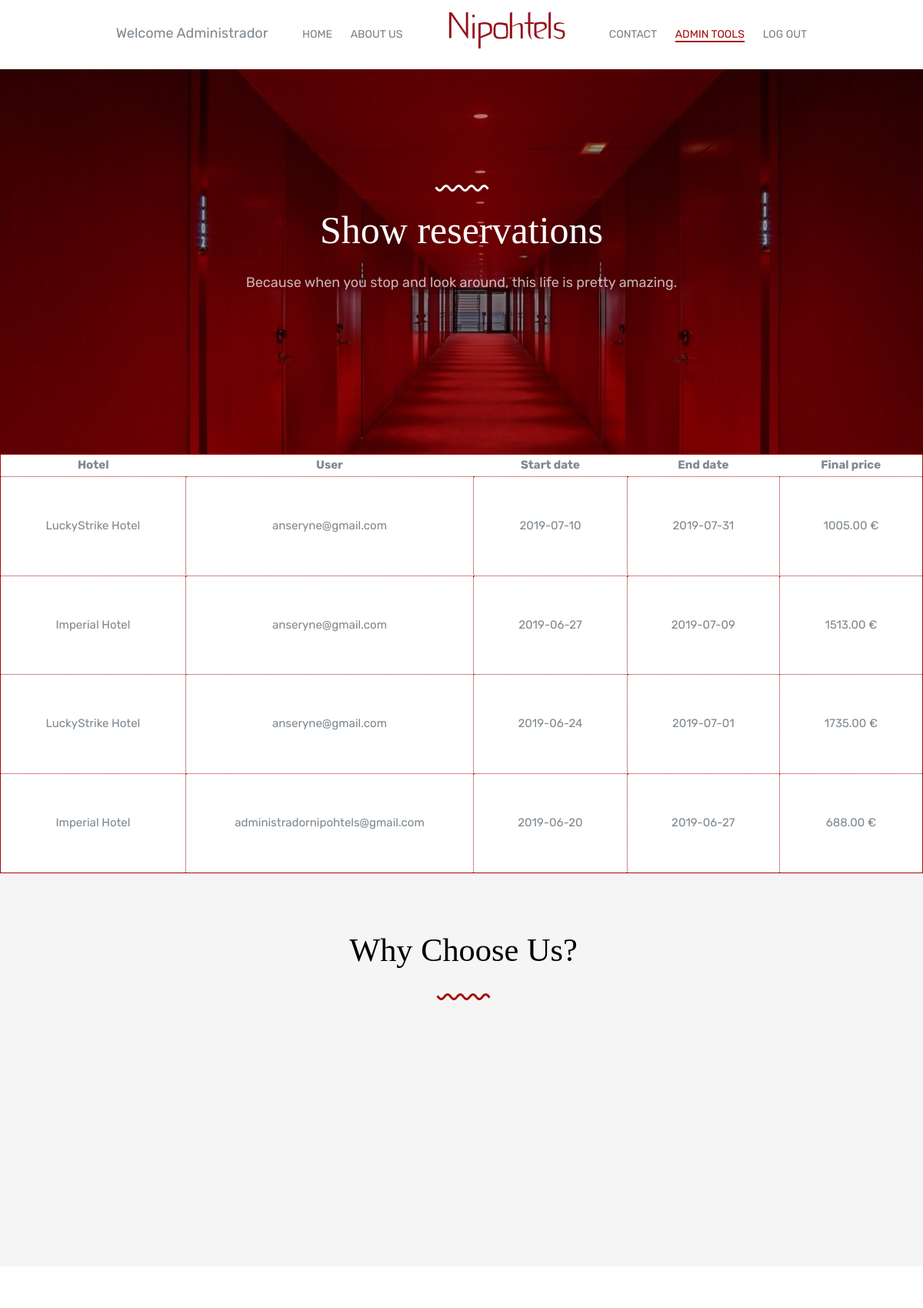
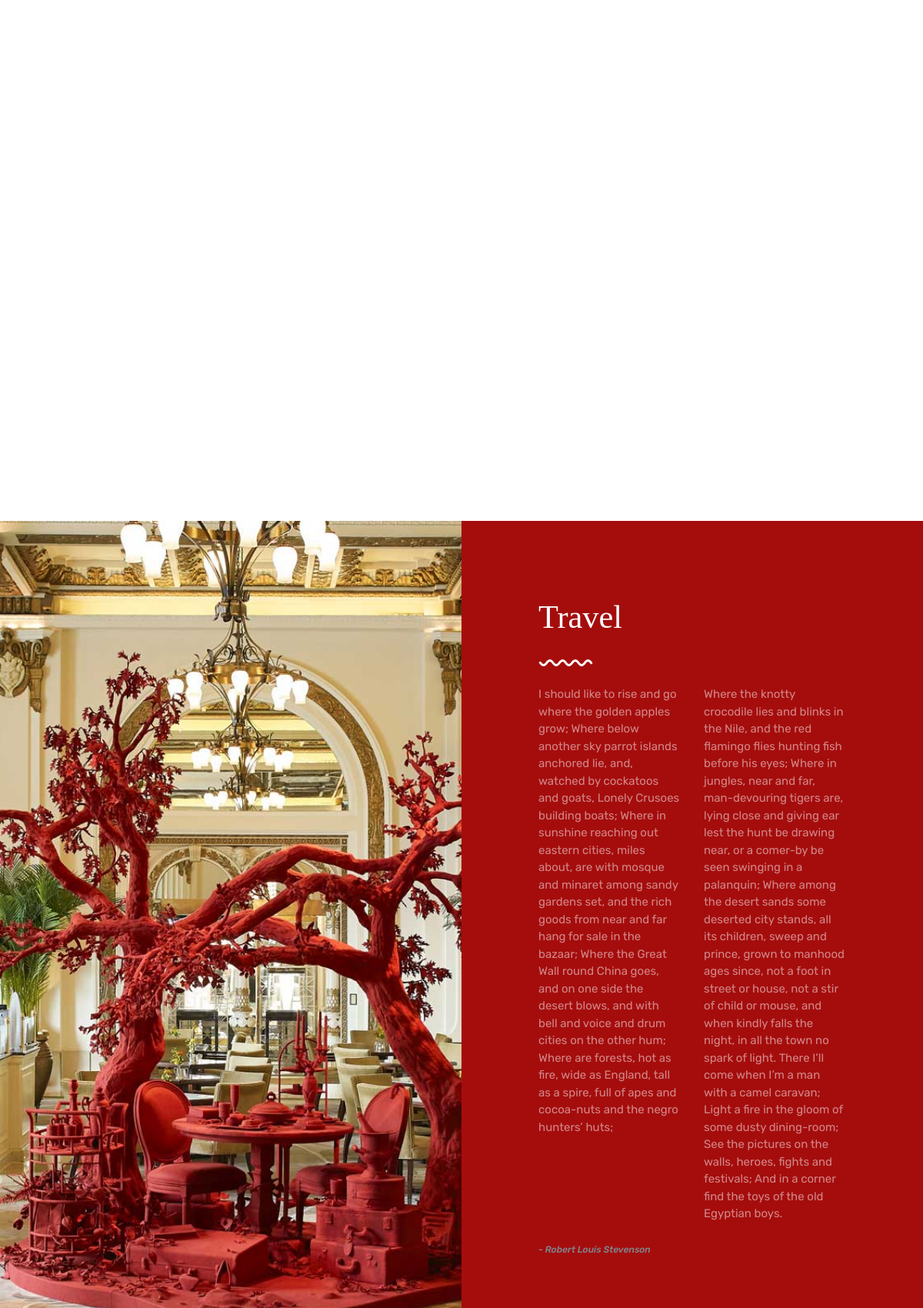
Screenshot of /admintools/showreservations.php (signed in, upper part) with the database file from the repository (2 pictures, top to bottom).
### tables this page shows
CREATE TABLE `reservas` (
  `id_reserva` int(10) NOT NULL,
  `fecha_reserva_inicio` date NOT NULL,
  `valoraciones_id_valoracion` int(10) DEFAULT NULL,
  `fecha_reserva_fin` date NOT NULL,
  `usuarios_correo_usuario` varchar(100) DEFAULT NULL,
  `precio_final_reserva` float(8,2) DEFAULT NULL
);

CREATE TABLE `hoteles` (
  `id_hotel` int(10) NOT NULL,
  `nombre` varchar(50) NOT NULL,
  `ubicacion` varchar(50) NOT NULL,
  `ciudad` varchar(50) NOT NULL,
  `estrellas` char(1) NOT NULL,
  `path_img` varchar(50) NOT NULL,
  `precio_multi` float(3,1) DEFAULT NULL
);

### admintools/showreservations.php (the view, shortened to what this page needs)
<?php
    $db = mysqli_connect("localhost", "root", "", "hoteles") or die("Error connecting to database: ".mysqli_error());
    $fecha = date("Y-m-d");
    $query = "SELECT * FROM reservas INNER JOIN habitaciones_reservas ON habitaciones_reservas.reservas_id_reserva = id_reserva
        INNER JOIN habitaciones ON habitaciones_reservas.habitaciones_id_habitacion = habitaciones.id_habitacion
        INNER JOIN hoteles ON hoteles.id_hotel = habitaciones.hoteles_id_hotel WHERE fecha_reserva_inicio >= '$fecha' GROUP BY id_reserva";
    $raw_results = mysqli_query($db, $query);
?>
<!DOCTYPE html>
<html lang="en">
  <head>
    <link rel="stylesheet" href="../css/styles-merged.css">
    <link rel="stylesheet" href="../css/style.min.css">
    <link rel="stylesheet" href="../css/custom.css">
  </head>
  <body>
  <header role="banner" class="probootstrap-header">
        <div class="row">
        <nav role="navigation" class="probootstrap-nav hidden-xs">
          <?php if(isset($_SESSION['login_user']) && $_SESSION['tipo_usuario'] == '1'){ ?>
          <ul class="probootstrap-main-nav">
            <li>Welcome <?php echo $_SESSION['name']?><li>
            <li><a href="../index.php">Home</a></li>
            <li><a href="../about.php">About us</a></li>
            <li class="hidden-xs probootstrap-logo-center"><a href="../index.php"><img src="../img/logo_md.png" class="hires" width="181" height="50" alt="Nipohtels logo"></a></li>
            <li><a href="../../contact.php">Contact</a></li>
            <li class="active"><a href='../adminpage.php'>Admin Tools</a></li>
            <li><a href='../logout.php'>Log out</a></li>
          </ul>
          <?php } ?>
        </nav>
        </div>
  </header>
  <section class="probootstrap-slider flexslider probootstrap-inner">
    <ul class="slides">
       <li style="background-image: url(../img/slider_9.jpg);" class="overlay">
          <div class="container">
            <div class="row">
              <div class="col-md-10 col-md-offset-1">
                <div class="probootstrap-slider-text text-center">
                  <p><img src="../img/curve_white.svg" class="seperator probootstrap-animate" alt="Free HTML5 Bootstrap Template"></p>
                  <h1 class="probootstrap-heading probootstrap-animate">Show reservations</h1>
                  <div class="probootstrap-animate probootstrap-sub-wrap">Because when you stop and look around, this life is pretty amazing.</div>
                </div>
              </div>
            </div>
          </div>
        </li>
    </ul>
  </section>
  <section class="table-responsive">
  <table class="user-table-reservations">
   <?php
   if(mysqli_num_rows($raw_results) > 0){
    echo "<tr><th>Hotel</th><th>User</th><th>Start date</th><th>End date</th><th>Final price</th></tr>";
    while($results = mysqli_fetch_array($raw_results)){
                echo "<tr>";
                echo "<td> ".$results['nombre']."</td>";
                echo "<td> ".$results['usuarios_correo_usuario']."</td>";
                echo "<td> ".$results['fecha_reserva_inicio']."</td>";
                echo "<td> ".$results['fecha_reserva_fin']."</td>";
                echo "<td> ".$results['precio_final_reserva']." €</td>";
                echo "</tr>";
            }
        }
        else {
          echo "No results";
        } ?>
  </table>
  </section>
<section class="probootstrap-section probootstrap-section-dark">
    <div class="container">
      <div class="row">
        <div class="col-md-12 text-center">
          <h2 class="mt0">Why Choose Us?</h2>
          <p class="mb50"><img src="../img/curve.svg" class="svg" alt="Free HTML5 Bootstrap Template"></p>
        </div>
        <div class="col-md-4">
        </div>
        <div class="col-md-4">
        </div>
        <div class="col-md-4">
        </div>
      </div>
    </div>
  </section>
  <section class="probootstrap-section">
    <div class="container">
      <div class="row">
      </div>
      <div class="row">
        <div class="clearfix visible-lg-block visible-md-block"></div>
        <div class="clearfix visible-lg-block visible-md-block visible-sm-block"></div>
      </div>
    </div>
  </section>
<section class="probootstrap-half">
    <div class="image" style="background-image: url(../img/slider_2.jpg);"></div>
    <div class="text">
      <div class="probootstrap-animate fadeInUp probootstrap-animated">
        <h2 class="mt0">Travel</h2>
        <p><img src="../img/curve_white.svg" class="seperator" alt="Free HTML5 Bootstrap Template"></p>
        <div class="row">
          <div class="col-md-6">
            <p>I should like to rise and go where the golden apples grow;
            Where below another sky parrot islands anchored lie, and, watched by cockatoos and goats, Lonely Crusoes building boats;
            Where in sunshine reaching out eastern cities, miles about, are with mosque and minaret among sandy gardens set, and the rich goods from near and far hang for sale in the bazaar;
            Where the Great Wall round China goes, and on one side the desert blows, and with bell and voice and drum cities on the other hum;
            Where are forests, hot as fire, wide as England, tall as a spire, full of apes and cocoa-nuts and the negro hunters’ huts;
            </p>
          </div>
          <div class="col-md-6">
            <p>Where the knotty crocodile lies and blinks in the Nile, and the red flamingo flies hunting fish before his eyes;
              Where in jungles, near and far, man-devouring tigers are, lying close and giving ear lest the hunt be drawing near, or a comer-by be seen swinging in a palanquin;
              Where among the desert sands some deserted city stands, all its children, sweep and prince, grown to manhood ages since, not a foot in street or house, not a stir of child or mouse, and when kindly falls the night, in all the town no spark of light.
              There I’ll come when I’m a man with a camel caravan;
              Light a fire in the gloom of some dusty dining-room;
              See the pictures on the walls, heroes, fights and festivals;
              And in a corner find the toys of the old Egyptian boys.
              </p>
          </div>
        </div>
        <h6><i>- Robert Louis Stevenson</i></h6>
      </div>
    </div>
  </section>
  </body>
</html>

### css/custom.css (style rules this page uses)
.col-md-12 { padding-left: 20px; }
.user-table tr, td { border: 1px dotted #a50d0d; padding: 50px; }
.user-table-reservations { border: 1px solid #a50d0d; width: 100%; height: 100%; text-align: center; }
.user-table-reservations th { text-align: center; }

### rows the page displays
reservas: hoteles.nombre "LuckyStrike Hotel", usuarios_correo_usuario "anseryne@gmail.com", fecha_reserva_inicio "2019-07-10", fecha_reserva_fin "2019-07-31", precio_final_reserva "1005.00"
reservas: hoteles.nombre "Imperial Hotel", usuarios_correo_usuario "anseryne@gmail.com", fecha_reserva_inicio "2019-06-27", fecha_reserva_fin "2019-07-09", precio_final_reserva "1513.00"
reservas: hoteles.nombre "LuckyStrike Hotel", usuarios_correo_usuario "anseryne@gmail.com", fecha_reserva_inicio "2019-06-24", fecha_reserva_fin "2019-07-01", precio_final_reserva "1735.00"
reservas: hoteles.nombre "Imperial Hotel", usuarios_correo_usuario "administradornipohtels@gmail.com", fecha_reserva_inicio "2019-06-20", fecha_reserva_fin "2019-06-27", precio_final_reserva "688.00"

### other values shown
$_SESSION['name'] "Administrador"
